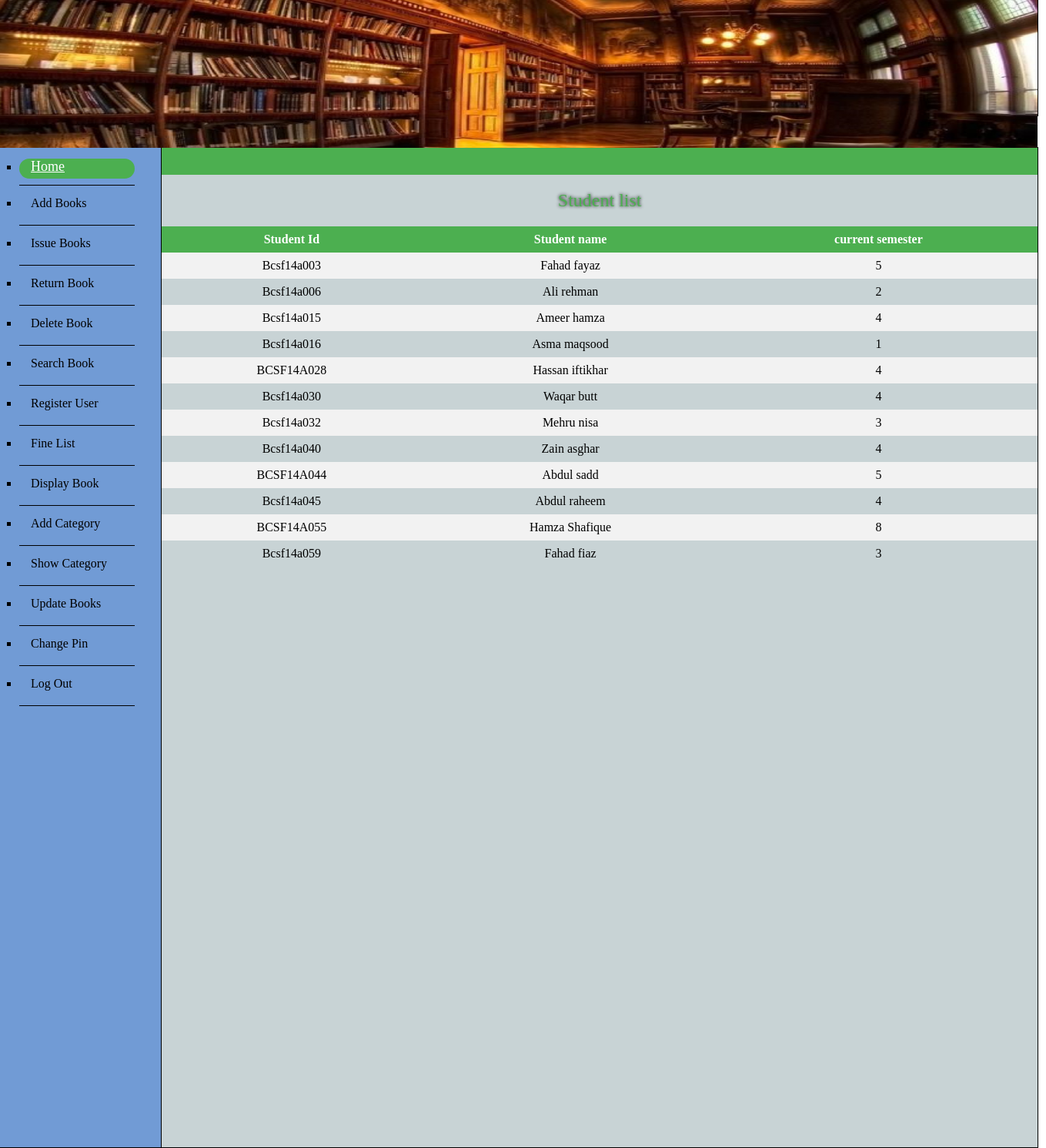
Page /project/total_student.php on the committed database.
### tables this page shows
CREATE TABLE IF NOT EXISTS `student` (
  `student_id` varchar(15) NOT NULL,
  `student_first_name` varchar(255) NOT NULL,
  `student_last_name` varchar(255) NOT NULL,
  `current_semester` int(11) NOT NULL,
  `department_id` int(11) NOT NULL,
  PRIMARY KEY (`student_id`),
  KEY `department_id` (`department_id`)
);

### project/total_student.php (the view, shortened to what this page needs)
<?php
	require_once("connection.php");
		$query = "select student_id  ,concat(student_first_name,' ',student_last_name) as student,current_semester
		          from student ";
		$result = mysqli_query($connection, $query);
?>
<html>
<head>
	<link rel="stylesheet" type="text/css" href="adminstyle.css">
	<link rel="stylesheet" type="text/css" href="issue_book.css">
	<link rel="stylesheet" type="text/css" href="table.css">
</head>
<body>
<div class="main">
		<div id="banner">
			<img src="banner.jpg" width="100%" height="192"/>
		</div>
		<div id="sidelinks" >
			<ul>
				<div class="button"> <li>  <a class="active"  class="ban" href="admin.php" >  Home </a> </div>
				<hr align="left" width=80% size=1 color="black">
				<div class="button"> <li>  <a  class="ban" href="add_book.php" >  Add Books </a> </div>
				<hr align="left" width=80% size=1 color="black">
				<div class="button"> <li>  <a class="ban" href="issue_book.php"> Issue Books </a> </div>
				<hr align="left" width=80% size=1 color="black">
				<div class="button"> <li>  <a  class="ban" href="return_book.php"> Return Book </a> </div>
				<hr align="left" width=80% size=1 color="black">
				<div class="button"> <li>  <a class="ban" href="delete_book.php"> Delete Book </a></div>
				<hr align="left" width=80% size=1 color="black">
				<div class="button"> <li>  <a  class="ban" href="search_book.php"> Search Book </a></div>
				<hr align="left" width=80% size=1 color="black">
				<div class="button"> <li>  <a class="ban" href="register_user.php"> Register User </a></div>
				<hr align="left" width=80% size=1 color="black">
				<div class="button"> <li>  <a class="ban" href="fine_list.php"> Fine List </a> </div>
				<hr align="left" width=80% size=1 color="black">
				<div class="button"> <li>  <a class="ban" href="display_book.php"> Display Book </a></div>
				<hr align="left" width=80% size=1 color="black">
				<div class="button"> <li>  <a class="ban" href="add_category.php"> Add Category </a></div>
				<hr align="left" width=80% size=1 color="black">
				<div class="button"> <li>  <a class="ban" href="show_category.php"> Show Category </a></div>
				<hr align="left" width=80% size=1 color="black">
					<div class="button"> <li>  <a  class="ban" href="update_book.php" >  Update Books </a> </div>
				<hr align="left" width=80% size=1 color="black">
				<div class="button"> <li>  <a class="ban" href="change_admin_pin.php"> Change Pin </a></div>
				<hr align="left" width=80% size=1 color="black">
				<div class="button"> <li>  <a class="ban" href="login.php"> Log Out </a></div>
				<hr align="left" width=80% size=1 color="black">
			</ul>
		</div>
		<div id="content">
				<div class="log">
			</div>
			<h2 style="text-shadow: 0 0 4px black; color:#4CAF50;  text-align:center; text-decoration:blink; font:18pt Impact; ">
				Student list
			</h2>
			<table>
					<tr>
						<th>Student Id</th>
						<th>Student name</th>
						<th>current semester</th>
					</tr>
					<?php
						global $result;
						if($result){
							while($display = mysqli_fetch_assoc($result))
							{
					?>
					<tr>
						<td><?php echo ucfirst($display['student_id']); ?></td>
						<td><?php echo ucfirst($display['student']); ?></td>
						<td><?php echo ucfirst($display['current_semester']); ?></td>
					</tr>
					<?php
							}
						}
						?>
			</table>
		</div>
</div>
</body>
</html>

### project/adminstyle.css (style rules this page uses)
.main { position:relative; width:1263px; height:1000px; border:1px solid black; margin-left:-10px; margin-right:0px; }
#banner { position:absolute; margin-top:-10px; border:1px solid black; width:1347.9px; height:150px; }
#sidelinks { background-color:rgb(113, 155, 213); margin-top:180px; postion:absolute; width:210px; height:1300px; border:1px solid black; }
#content { background-color:rgb(200, 211, 213); margin-left:210px; margin-top:-1300px; border:1px solid black; width:1138.4px; height:1298px; }
ul { margin-left:25px; padding:0px; list-style:square; }
.ban { cursor:hand; width:120px; height:30px; text-decoration:none; color:black; line-height:30px; }
li a { display: block; background-color:rgb(113, 155, 213); padding-top: 0px; padding-right: 15px; padding-bottom: 5px; padding-left: 15px; }
li a.active { background-color: #4CAF50; color: white; width:120px; font-size:18px; padding-top: 0px; padding-right: 15px; padding-bottom: 5px; padding-left: 15px; border-radius: 15px; }
.button { display: inline-block; -webkit-transition-duration: 0.3s; transition-duration: 0.3s; }
.log { background-color: #4CAF50; width:1138.4px; height:35px; }

### project/table.css (style rules this page uses)
table { border-collapse: collapse; width: 100%; }
th, td { text-align: center; padding: 8px; }
tr:nth-child(even) { background-color: #f2f2f2 }
th { background-color: #4CAF50; color: white; }

### rows in the picture
student: student_id "Bcsf14a003", student "Fahad fayaz", current_semester "5"
student: student_id "Bcsf14a006", student "Ali rehman", current_semester "2"
student: student_id "Bcsf14a015", student "Ameer hamza", current_semester "4"
student: student_id "Bcsf14a016", student "Asma maqsood", current_semester "1"
student: student_id "BCSF14A028", student "Hassan iftikhar", current_semester "4"
student: student_id "Bcsf14a030", student "Waqar butt", current_semester "4"
student: student_id "Bcsf14a032", student "Mehru nisa", current_semester "3"
student: student_id "Bcsf14a040", student "Zain asghar", current_semester "4"
student: student_id "BCSF14A044", student "Abdul sadd", current_semester "5"
student: student_id "Bcsf14a045", student "Abdul raheem", current_semester "4"
student: student_id "BCSF14A055", student "Hamza Shafique", current_semester "8"
student: student_id "Bcsf14a059", student "Fahad fiaz", current_semester "3"
